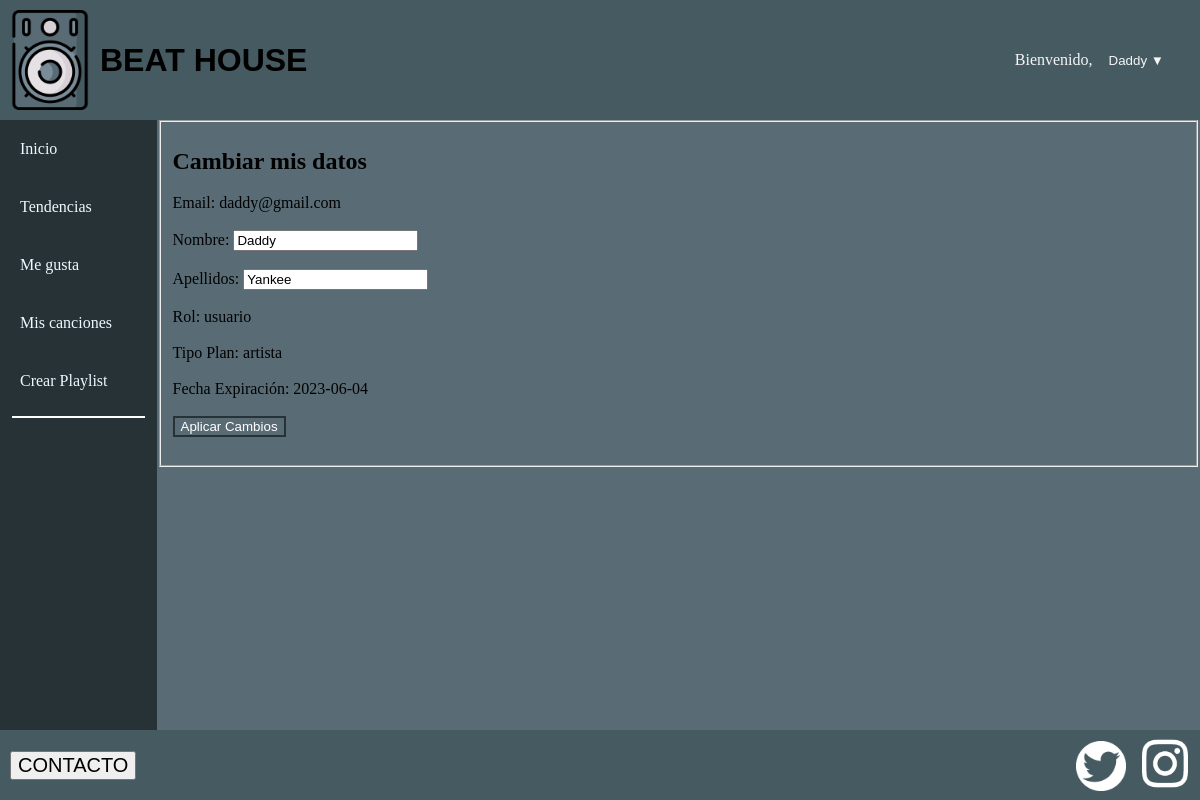
The app's page /cambiarPerfil.php (signed in) with its own data.
### tables this page shows
CREATE TABLE `usuarios` (
  `email` varchar(50) NOT NULL,
  `contraseña` varchar(100) DEFAULT NULL,
  `nombre` varchar(20) NOT NULL,
  `apellidos` varchar(50) NOT NULL,
  `rol` varchar(10) NOT NULL,
  `tipoPlan` varchar(20) NOT NULL,
  `fechaExpiracionPlan` date NOT NULL
);

### cambiarPerfil.php (called while the page is built, shortened)
<?php
    if ($_SESSION['rol'] == es\ucm\fdi\aw\Usuario::ADMIN_ROLE) {
        $datos_encoded = es\ucm\fdi\aw\Admin::getDatos($_SESSION['email']);
        $datos = json_decode($datos_encoded);
        $form = new es\ucm\fdi\aw\FormModificarDatosAdmin();
        $contenidoPrincipal = $form->gestionaModificarDatos($datos);
    }
    else {
        $datos_encoded = es\ucm\fdi\aw\Usuario::getDatos($_SESSION['email']);
        $datos = json_decode($datos_encoded);
        $form = new es\ucm\fdi\aw\FormModificarDatosUsuario();
        $contenidoPrincipal = $form->gestionaModificarDatos($datos);
    }
    require RAIZ_APP."/vistas/plantillas/plantilla.php";
?>

### includes/FormModificarDatosUsuario.php (the view, shortened to what this page needs)
<?php
class FormModificarDatosUsuario extends Formulario {
    protected function generaCamposFormulario(&$datos)
    {
        $email = $datos[0] ?? '';
        $password = $datos[1] ?? '';
        $nombre = $datos[2] ?? '';
        $apellidos =  $datos[3] ?? '';
        $rol = $datos[4] ?? '';
        $plan =  $datos[5] ?? '';
        $fechaExpiracion =  $datos[6] ?? '';
        $htmlErroresGlobales = self::generaListaErroresGlobales($this->errores);
        $erroresCampos = self::generaErroresCampos(['nombre', 'apellidos'], $this->errores, 'span', array('class' => 'error'));
        $html = <<<EOS
            <main class= "panel_inicio">
                <fieldset class="fieldset_register">
                        <h1 id=titulo_panel>Cambiar mis datos</h1>
                        {$htmlErroresGlobales}
                        <label for= 'email'>Email: {$email}</label>
                        <input type="hidden" name="email" value="{$email}" />
                        <br><br>
                        <input type="hidden" name="password" value="{$password}" />
                        <label for='nombre'>Nombre: </label>
                        <input type="text" placeholder="Nombre" id="nombre" name="nombre" value='{$nombre}'><br>
                        {$erroresCampos['nombre']}<br>
                        <label for ='apellidos'>Apellidos: </label>
                        <input type ="text" placeholder =" Apellidos" id ="apellidos" name="apellidos" value= '{$apellidos}'><br>
                        {$erroresCampos['apellidos']}<br>
                        <label for= 'rol'>Rol: {$rol}</label>
                        <input type="hidden" name="rol" value="{$rol}" />
                        <br><br>
                        <label for ='tipoPlan'>Tipo Plan: {$plan}</label>
                        <input type ='hidden' placeholder ='TipoPlan' id ='tipoPlan' name ='tipoPlan' value ='{$plan}'>
                        <br><br>
                        <label for= 'fecha'>Fecha Expiración: {$fechaExpiracion}</label>
                        <input type ='hidden' placeholder ='fechaExpiracion' id ='fecha' name ='fecha' value ='{$fechaExpiracion}'><br>
                        <br>
                        <input class="btn" type ="submit" value ="Aplicar Cambios" name ="Aplicar"><br><br>
                </fieldset>
            </main>
        EOS;
        return $html;
    }
}

### css/estiloPagina.css (style rules this page uses)
body { background-color: #596C76; margin: 0; display: flex; flex-direction: column; }
.btn { cursor: pointer; background: transparent; border: 2px solid #273236; outline: none; transition: 1s ease-in-out; color: white; }

### records on screen
usuarios: email "daddy@gmail.com", nombre "Daddy", apellidos "Yankee", rol "usuario", tipoPlan "artista", fechaExpiracionPlan "2023-06-04"

### other values on screen
mostrarSaludo() "Bienvenido,"
$_SESSION['nombre'] "Daddy"
